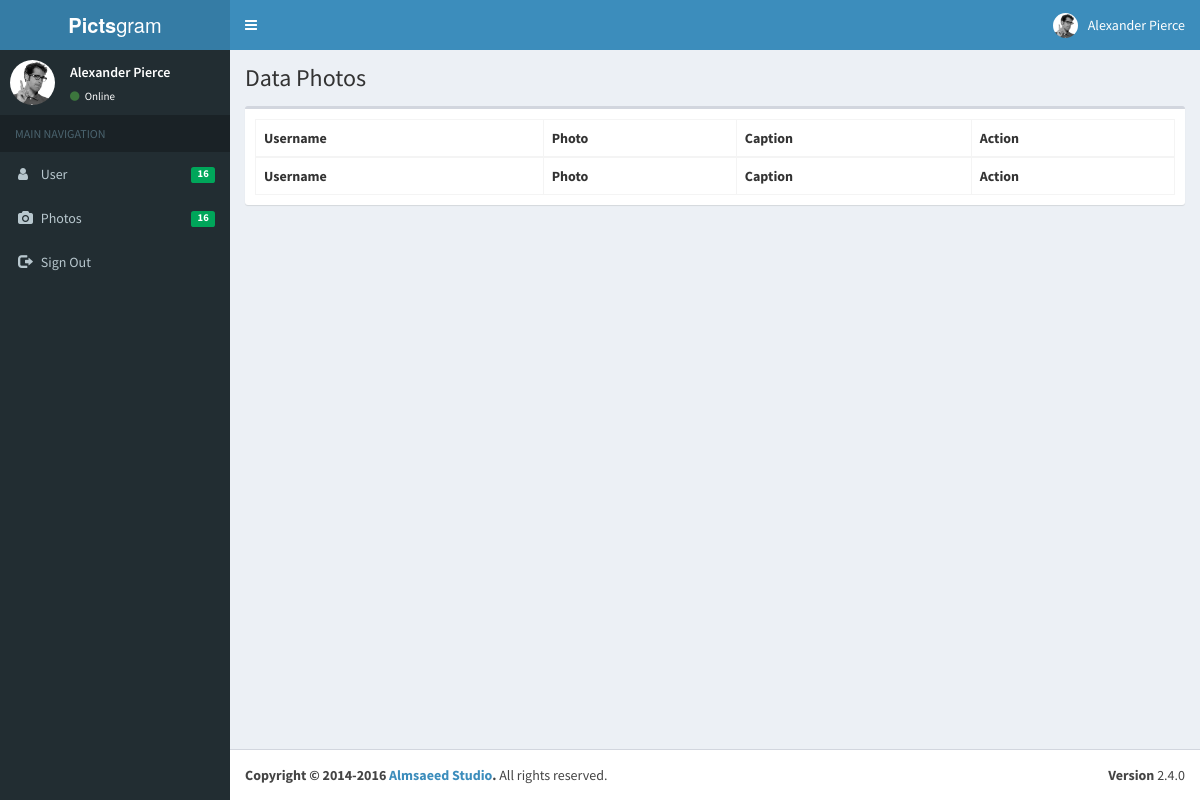
The page /admin/pages/data_photo.php on the database as committed earlier.
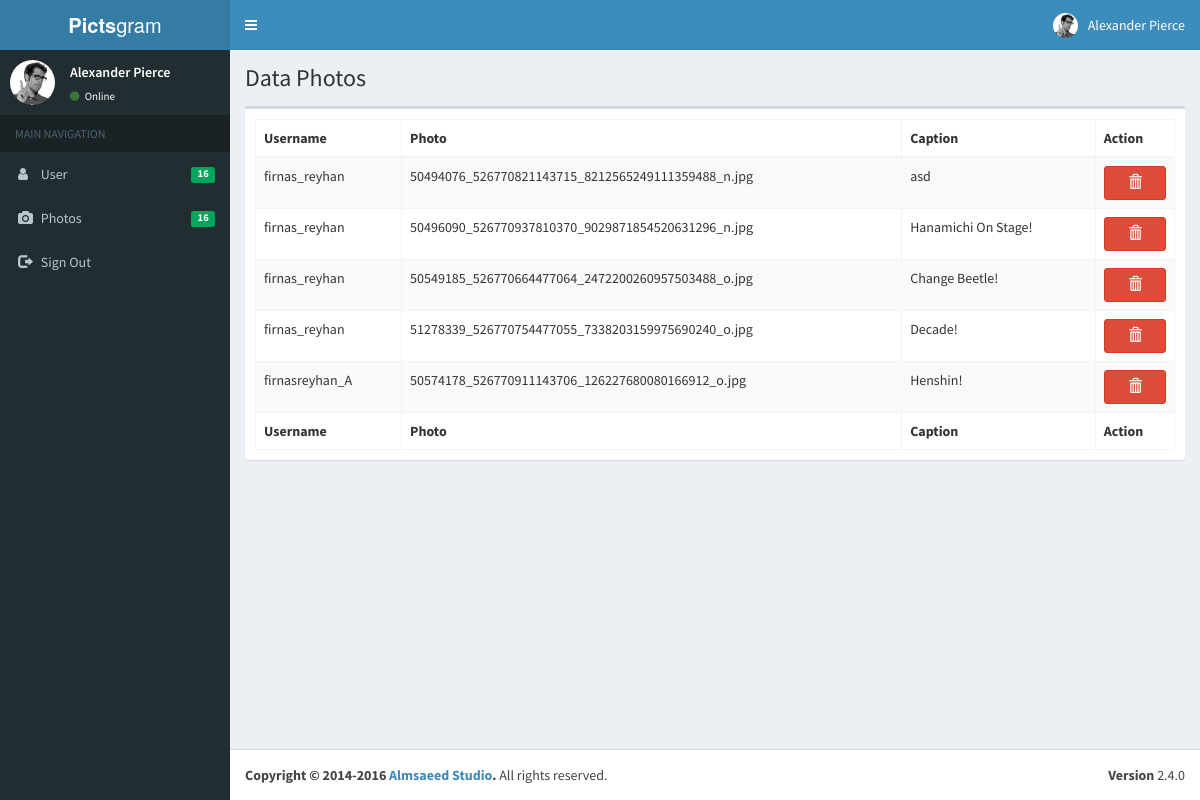
The same page on the database as committed later.
### tables this page shows
CREATE TABLE `post` (
  `ID_POST` int(11) NOT NULL,
  `USERNAME` varchar(16) DEFAULT NULL,
  `IMAGE` varchar(250) DEFAULT NULL,
  `CAPTION` varchar(250) DEFAULT NULL,
  `WIDTH` int(11) NOT NULL,
  `HEIGHT` int(11) NOT NULL,
  `TOTAL_LOVE` int(11) DEFAULT '0',
  `TOTAL_COMMENT` int(11) DEFAULT '0',
  `TOTAL_VIEW` int(11) DEFAULT '0',
  `TIME` datetime DEFAULT NULL
);

CREATE TABLE `user` (
  `USERNAME` varchar(16) NOT NULL,
  `PASSWORD` varchar(16) DEFAULT NULL,
  `NAME` varchar(100) DEFAULT NULL,
  `GENDER` varchar(10) DEFAULT 'None',
  `ABOUT` varchar(200) DEFAULT NULL,
  `EMAIL` varchar(50) DEFAULT NULL,
  `PHONE` varchar(15) DEFAULT NULL,
  `WEBSITE` varchar(50) DEFAULT NULL,
  `IMAGE` varchar(250) DEFAULT 'no_profile.jpg',
  `TOTAL_POST` int(11) DEFAULT '0',
  `TOTAL_FOLLOWING` int(11) DEFAULT '0',
  `TOTAL_FOLLOWERS` int(11) DEFAULT '0',
  `STATUS` varchar(10) DEFAULT NULL,
  `TIME` datetime DEFAULT NULL
);

### admin/pages/data_photo.php (the view)
<?php
 include("main_header.php");
?>
  <div class="content-wrapper">
    <section class="content-header">
      <h1>
        Data Photos
      </h1>
    </section>
    <section class="content">
      <div class="row">
        <div class="col-xs-12">
          <div class="box">
            <div class="box-body">
              <table id="example1" class="table table-bordered table-striped">
                <thead>
                <tr>
                  <th>Username</th>
                  <th>Photo</th>
                  <th>Caption</th>
                  <th>Action</th>
                </tr>
                </thead>
                <tbody>
                <?php
                    include_once("../../config/koneksi.php");
                    $result = mysqli_query($mysqli, "SELECT a.username , b.image , b.caption FROM user a join post b on a.username=b.username");
                    while($daftar = mysqli_fetch_array($result)){
                          echo "<tr>";
                          echo "<td>".$daftar['username']."</td>";
                          echo "<td>".$daftar['image']."</td>";
                          echo "<td>".$daftar['caption']."</td>";
                          echo "<td><a href='delete_post.php?username=".$daftar['username']."' class='btn btn-block btn-danger'><i class='glyphicon glyphicon-trash'></i></a></td>";
                        echo "</tr>";
                      }
                ?>
                </tbody>
                <tfoot>
                <tr>
                  <th>Username</th>
                  <th>Photo</th>
                  <th>Caption</th>
                  <th>Action</th>
                </tr>
                </tfoot>
              </table>
            </div>
          </div>
        </div>
      </div>
    </section>
  </div>
<?php
	include("main_footer.php");
?>

### admin/pages/main_header.php (shortened to what this page needs)
<!DOCTYPE html>
<html>
<head>
  <link rel="stylesheet" href="../bower_components/bootstrap/dist/css/bootstrap.min.css">
  <link rel="stylesheet" href="../bower_components/font-awesome/css/font-awesome.min.css">
  <link rel="stylesheet" href="../bower_components/Ionicons/css/ionicons.min.css">
  <link rel="stylesheet" href="../bower_components/datatables.net-bs/css/dataTables.bootstrap.min.css">
  <link rel="stylesheet" href="../dist/css/AdminLTE.min.css">
  <link rel="stylesheet" href="../dist/css/skins/_all-skins.min.css">
</head>
<body class="hold-transition skin-blue sidebar-mini">
<div class="wrapper">
  <header class="main-header">
    <a href="home.php" class="logo">
      <span class="logo-lg"><b>Picts</b>gram</span>
    </a>
    <nav class="navbar navbar-static-top">
      <a href="#" class="sidebar-toggle" data-toggle="push-menu" role="button">
      </a>
      <div class="navbar-custom-menu">
        <ul class="nav navbar-nav">
          <li class="dropdown user user-menu">
            <a href="#" class="dropdown-toggle" data-toggle="dropdown">
              <img src="../dist/img/user2-160x160.jpg" class="user-image" alt="User Image">
              <span class="hidden-xs">Alexander Pierce</span>
            </a>
          </li>
        </ul>
      </div>
    </nav>
  </header>
  <aside class="main-sidebar">
    <section class="sidebar">
      <div class="user-panel">
        <div class="pull-left image">
          <img src="../dist/img/user2-160x160.jpg" class="img-circle" alt="User Image">
        </div>
        <div class="pull-left info">
          <p>Alexander Pierce</p>
          <a href="#"><i class="fa fa-circle text-success"></i> Online</a>
        </div>
      </div>
      <ul class="sidebar-menu" data-widget="tree">
        <li class="header">MAIN NAVIGATION</li>
		<li>
          <a href="data_user.php">
            <i class="fa fa-user"></i> <span>User</span>
            <span class="pull-right-container">
              <small class="label pull-right bg-green">16</small>
            </span>
          </a>
        </li>
        <li>
          <a href="data_photo.php">
            <i class="fa fa-camera"></i> <span>Photos</span>
            <span class="pull-right-container">
              <small class="label pull-right bg-green">16</small>
            </span>
          </a>
        </li>
		<li>
          <a href="login.php">
            <i class="glyphicon glyphicon-log-out"></i> <span>Sign Out</span>
          </a>
        </li>
      </ul>
    </section>
  </aside>

### admin/pages/main_footer.php (shortened to what this page needs)
  <footer class="main-footer">
    <div class="pull-right hidden-xs">
      <b>Version</b> 2.4.0
    </div>
    <strong>Copyright &copy; 2014-2016 <a href="https://adminlte.io">Almsaeed Studio</a>.</strong> All rights
    reserved.
  </footer>
</div>
</body>
</html>

Rows that differ between the two databases and show on the page:
added post: USERNAME.USERNAME "firnas_reyhan", IMAGE "50494076_526770821143715_8212565249111359488_n.jpg", CAPTION "asd"
added post: USERNAME.USERNAME "firnas_reyhan", IMAGE "50496090_526770937810370_9029871854520631296_n.jpg", CAPTION "Hanamichi On Stage!"
added post: USERNAME.USERNAME "firnas_reyhan", IMAGE "50549185_526770664477064_2472200260957503488_o.jpg", CAPTION "Change Beetle!"
added post: USERNAME.USERNAME "firnas_reyhan", IMAGE "51278339_526770754477055_7338203159975690240_o.jpg", CAPTION "Decade!"
added post: USERNAME.USERNAME "firnasreyhan_A", IMAGE "50574178_526770911143706_126227680080166912_o.jpg", CAPTION "Henshin!"
